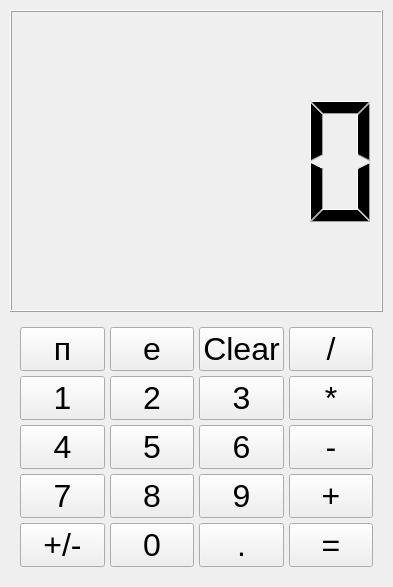
<?xml version="1.0" encoding="UTF-8"?>
<ui version="4.0">
 <class>calculator</class>
 <widget class="QMainWindow" name="calculator">
  <property name="geometry">
   <rect>
    <x>0</x>
    <y>0</y>
    <width>393</width>
    <height>587</height>
   </rect>
  </property>
  <property name="windowTitle">
   <string>MainWindow</string>
  </property>
  <widget class="QWidget" name="centralwidget">
   <layout class="QGridLayout" name="gridLayout_2" rowstretch="2,3" columnstretch="0" rowminimumheight="0,0" columnminimumwidth="0">
    <property name="leftMargin">
     <number>10</number>
    </property>
    <property name="topMargin">
     <number>10</number>
    </property>
    <property name="rightMargin">
     <number>10</number>
    </property>
    <property name="bottomMargin">
     <number>10</number>
    </property>
    <property name="spacing">
     <number>5</number>
    </property>
    <item row="0" column="0">
     <widget class="QLCDNumber" name="display">
      <property name="font">
       <font>
        <pointsize>8</pointsize>
       </font>
      </property>
     </widget>
    </item>
    <item row="1" column="0">
     <layout class="QGridLayout" name="gridLayout" rowstretch="0,0,0,0,0" columnstretch="2,2,2,2">
      <property name="leftMargin">
       <number>10</number>
      </property>
      <property name="topMargin">
       <number>10</number>
      </property>
      <property name="rightMargin">
       <number>10</number>
      </property>
      <property name="bottomMargin">
       <number>10</number>
      </property>
      <property name="spacing">
       <number>5</number>
      </property>
      <item row="0" column="0">
       <widget class="QPushButton" name="num_p">
        <property name="font">
         <font>
          <pointsize>24</pointsize>
          <kerning>false</kerning>
         </font>
        </property>
        <property name="text">
         <string>п</string>
        </property>
       </widget>
      </item>
      <item row="3" column="3">
       <widget class="QPushButton" name="plus">
        <property name="font">
         <font>
          <pointsize>24</pointsize>
          <kerning>false</kerning>
         </font>
        </property>
        <property name="text">
         <string>+</string>
        </property>
       </widget>
      </item>
      <item row="1" column="2">
       <widget class="QPushButton" name="add_3">
        <property name="font">
         <font>
          <pointsize>24</pointsize>
          <kerning>false</kerning>
         </font>
        </property>
        <property name="text">
         <string>3</string>
        </property>
       </widget>
      </item>
      <item row="3" column="2">
       <widget class="QPushButton" name="add_9">
        <property name="font">
         <font>
          <pointsize>24</pointsize>
          <kerning>false</kerning>
         </font>
        </property>
        <property name="text">
         <string>9</string>
        </property>
       </widget>
      </item>
      <item row="0" column="2">
       <widget class="QPushButton" name="Clear">
        <property name="font">
         <font>
          <pointsize>24</pointsize>
          <kerning>false</kerning>
         </font>
        </property>
        <property name="text">
         <string>Clear</string>
        </property>
       </widget>
      </item>
      <item row="2" column="1">
       <widget class="QPushButton" name="add_5">
        <property name="font">
         <font>
          <pointsize>24</pointsize>
          <kerning>false</kerning>
         </font>
        </property>
        <property name="text">
         <string>5</string>
        </property>
       </widget>
      </item>
      <item row="0" column="1">
       <widget class="QPushButton" name="num_e">
        <property name="font">
         <font>
          <pointsize>24</pointsize>
          <kerning>false</kerning>
         </font>
        </property>
        <property name="text">
         <string>e</string>
        </property>
       </widget>
      </item>
      <item row="1" column="3">
       <widget class="QPushButton" name="multiply">
        <property name="font">
         <font>
          <pointsize>24</pointsize>
          <kerning>false</kerning>
         </font>
        </property>
        <property name="text">
         <string>*</string>
        </property>
       </widget>
      </item>
      <item row="3" column="1">
       <widget class="QPushButton" name="add_8">
        <property name="font">
         <font>
          <pointsize>24</pointsize>
          <kerning>false</kerning>
         </font>
        </property>
        <property name="text">
         <string>8</string>
        </property>
       </widget>
      </item>
      <item row="1" column="1">
       <widget class="QPushButton" name="add_2">
        <property name="font">
         <font>
          <pointsize>24</pointsize>
          <kerning>false</kerning>
         </font>
        </property>
        <property name="text">
         <string>2</string>
        </property>
       </widget>
      </item>
      <item row="0" column="3">
       <widget class="QPushButton" name="divide">
        <property name="font">
         <font>
          <pointsize>24</pointsize>
          <kerning>false</kerning>
         </font>
        </property>
        <property name="text">
         <string>/</string>
        </property>
       </widget>
      </item>
      <item row="2" column="2">
       <widget class="QPushButton" name="add_6">
        <property name="font">
         <font>
          <pointsize>24</pointsize>
          <kerning>false</kerning>
         </font>
        </property>
        <property name="text">
         <string>6</string>
        </property>
       </widget>
      </item>
      <item row="2" column="3">
       <widget class="QPushButton" name="minus">
        <property name="font">
         <font>
          <pointsize>24</pointsize>
          <kerning>false</kerning>
         </font>
        </property>
        <property name="text">
         <string>-</string>
        </property>
       </widget>
      </item>
      <item row="3" column="0">
       <widget class="QPushButton" name="add_7">
        <property name="font">
         <font>
          <pointsize>24</pointsize>
          <kerning>false</kerning>
         </font>
        </property>
        <property name="text">
         <string>7</string>
        </property>
       </widget>
      </item>
      <item row="1" column="0">
       <widget class="QPushButton" name="add_1">
        <property name="font">
         <font>
          <pointsize>24</pointsize>
          <kerning>false</kerning>
         </font>
        </property>
        <property name="text">
         <string>1</string>
        </property>
       </widget>
      </item>
      <item row="2" column="0">
       <widget class="QPushButton" name="add_4">
        <property name="font">
         <font>
          <pointsize>24</pointsize>
          <kerning>false</kerning>
         </font>
        </property>
        <property name="text">
         <string>4</string>
        </property>
       </widget>
      </item>
      <item row="4" column="1">
       <widget class="QPushButton" name="add_0">
        <property name="font">
         <font>
          <pointsize>24</pointsize>
          <kerning>false</kerning>
         </font>
        </property>
        <property name="text">
         <string>0</string>
        </property>
       </widget>
      </item>
      <item row="4" column="2">
       <widget class="QPushButton" name="add_dot">
        <property name="font">
         <font>
          <pointsize>24</pointsize>
          <kerning>false</kerning>
         </font>
        </property>
        <property name="text">
         <string>.</string>
        </property>
       </widget>
      </item>
      <item row="4" column="0">
       <widget class="QPushButton" name="change_positive_number">
        <property name="font">
         <font>
          <pointsize>24</pointsize>
          <kerning>false</kerning>
         </font>
        </property>
        <property name="text">
         <string>+/-</string>
        </property>
       </widget>
      </item>
      <item row="4" column="3">
       <widget class="QPushButton" name="calculate">
        <property name="font">
         <font>
          <pointsize>24</pointsize>
          <kerning>false</kerning>
         </font>
        </property>
        <property name="text">
         <string>=</string>
        </property>
       </widget>
      </item>
     </layout>
    </item>
   </layout>
  </widget>
 </widget>
 <resources/>
 <connections/>
</ui>
